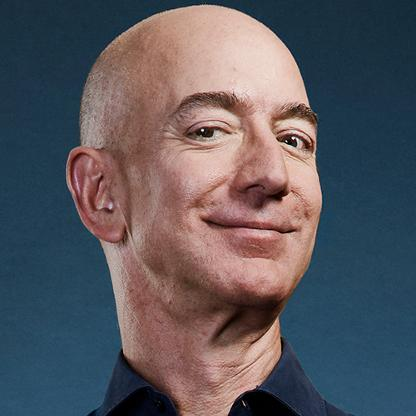
#> input picture OpenCV/OpenCVTests/beezos.png, 416 x 416 px
$ python 'cv2 edge.py'   (older library calls are emulated)
#> lines starting #> are read from the running program, lines starting #| are printed output that depends on the picture; after the words box and inside, x2 and y2 are one past the last pixel; in counts of white or black regions, pixels touching at a corner belong together
import cv2
import numpy as np
from matplotlib import pyplot as plt

img = cv2.imread("beezos.png", cv2.IMREAD_GRAYSCALE)
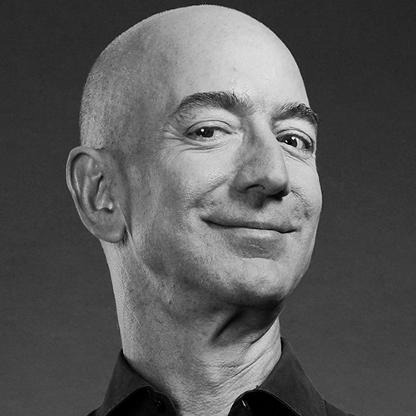
#> img: shape (416, 416); min 0, max 252, mean 88.8
lap = cv2.Laplacian(img, cv2.CV_64F, ksize=3)
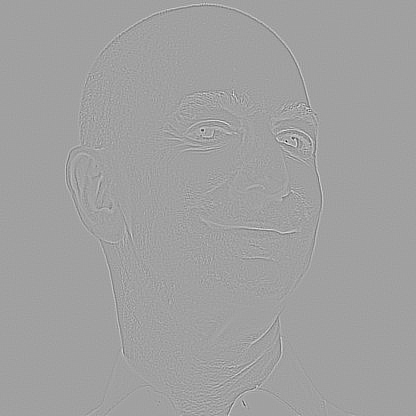
#> lap: shape (416, 416) float64; min -1628, max 956, mean 0; drawn with min black and max white
lap = np.uint8(np.absolute(lap))
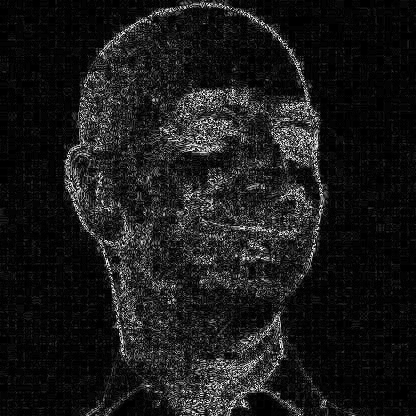
#> lap: shape (416, 416); min 0, max 254, mean 26.1
sobelX = cv2.Sobel(img, cv2.CV_64F, 1, 0, ksize=3)
sobelY = cv2.Sobel(img, cv2.CV_64F, 0, 1, ksize=3)
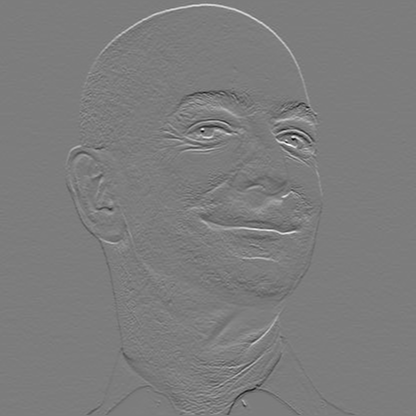
#> sobelY: shape (416, 416) float64; min -823, max 858, mean 0.2; drawn with min black and max white
sobelX = np.uint8(np.absolute(sobelX))
sobelY = np.uint8(np.absolute(sobelY))
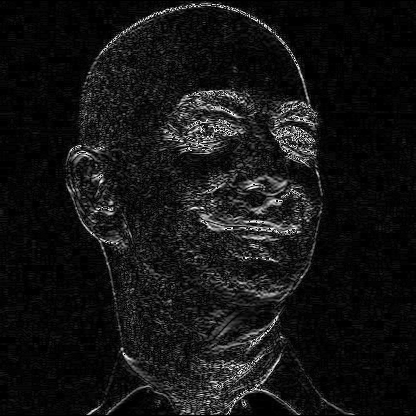
#> sobelY: shape (416, 416); min 0, max 255, mean 20.4
kenny = cv2.Canny(img, 100, 200)
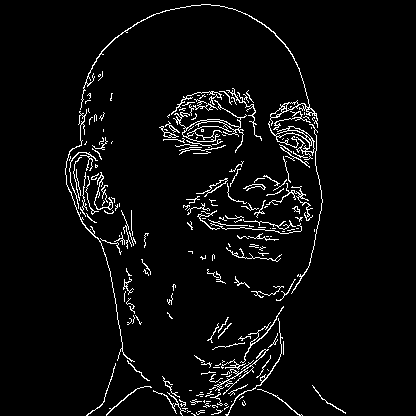
#> kenny: shape (416, 416); 4.3% white in thin lines or dots, all inside (x1, y1, x2, y2) = (65, 4, 346, 416)

sobleCombined = cv2.bitwise_or(sobelX, sobelY)
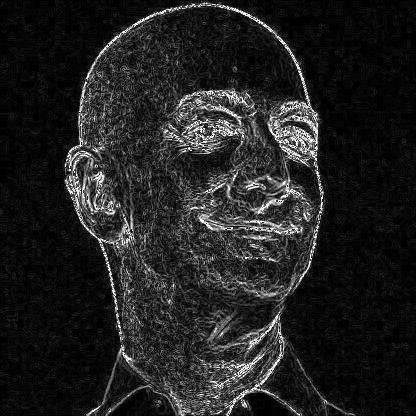
#> sobleCombined: shape (416, 416); min 0, max 255, mean 33.3

titles = ["beezos", "laplazos", "soblex", "sobley", "combine", "kenny"]
images = [img, lap, sobelX, sobelY, sobleCombined, kenny]

for amount, i in enumerate(titles):
    plt.subplot(2, 3, amount+1), plt.imshow(images[amount], "gray")
    plt.title(titles[amount])
    plt.xticks([]), plt.yticks([])

plt.show()
